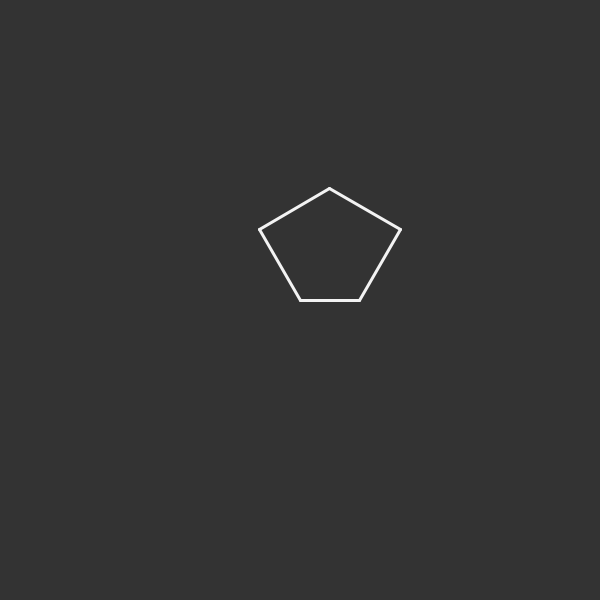
Frame 1 (no input)
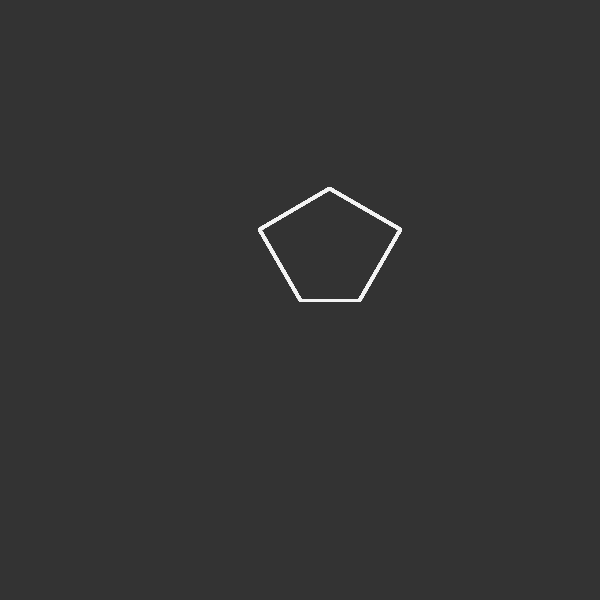
Frame 60 (the mouse pressed at the canvas centre just before this capture)
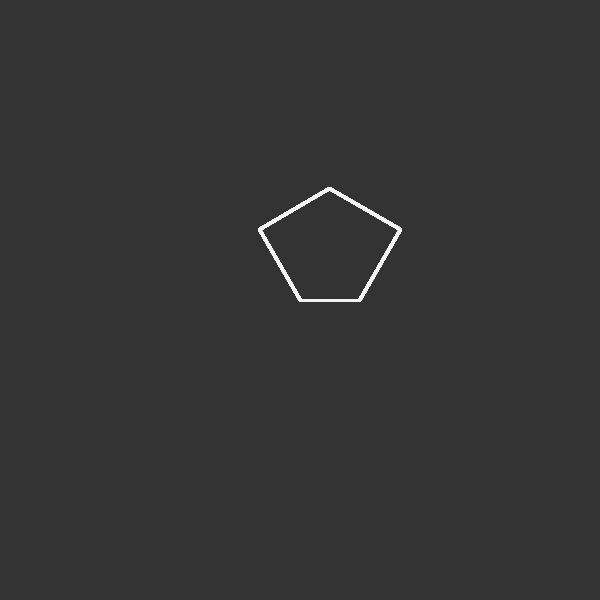
Frame 120 (the mouse held since frame 60 and released just before this capture)

The Processing sketch that drew these frames (run headless with seeded random() and noise(); from frame 60 on, the mouse is pressed at the canvas centre):

// Processing sketch: customShape
// ── customShape.pde
float m_size = 100;
void setup()
{
  size(600, 600);
  background(51);
}

void draw()
{
  stroke(243);
  strokeWeight(3);
  float a = 2*sqrt(6-3*sqrt(3))/3;
  float A = a * m_size;
  float b = (3+sqrt(3))*(sqrt(2-sqrt(3))/3);
  float B = b * m_size;
// Courtesy: https://www.mathsisfun.com/geometry/polygons-interactive.html
// (4.50,5.60), (0.95,3.55), (3.00,0.00), (6.00,0.00), (8.05,3.55)
  translate(width/2, height/2);
  line(0, 0, A, 0);
  translate(A, 0);
  rotate(radians(-60));
  line(0, 0, B, 0);
  translate(B, 0);
  rotate(radians(-90));
  line(0, 0, B, 0);
  translate(B, 0);
  rotate(radians(-60));
  line(0, 0, B, 0);
  translate(B, 0);
  rotate(radians(-90));
  line(0, 0, B, 0);  
}
